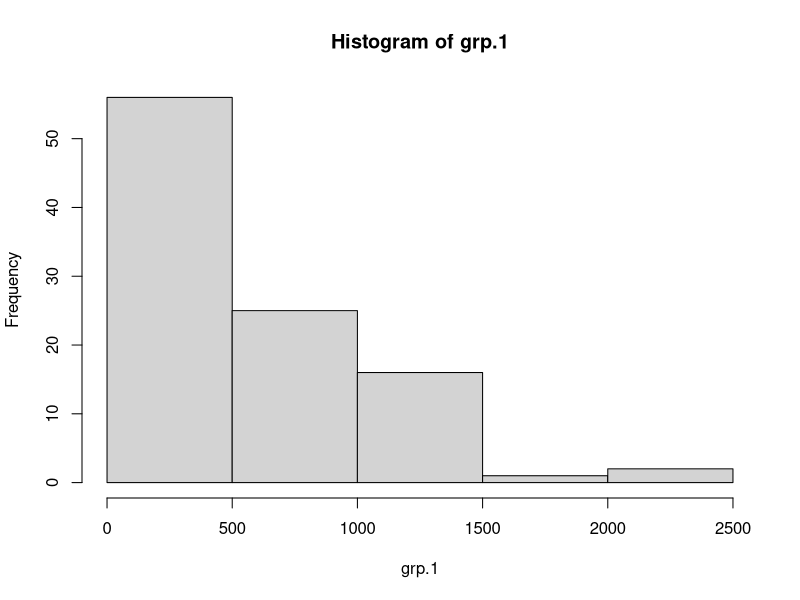
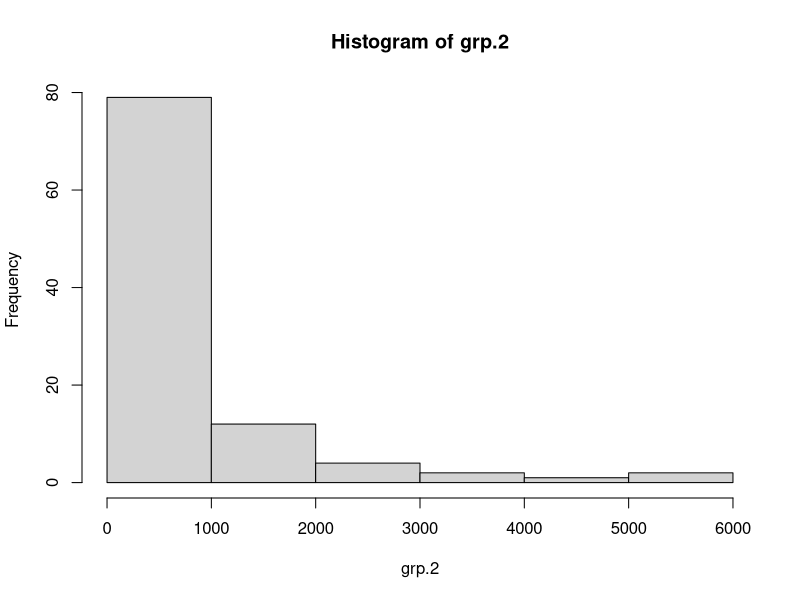
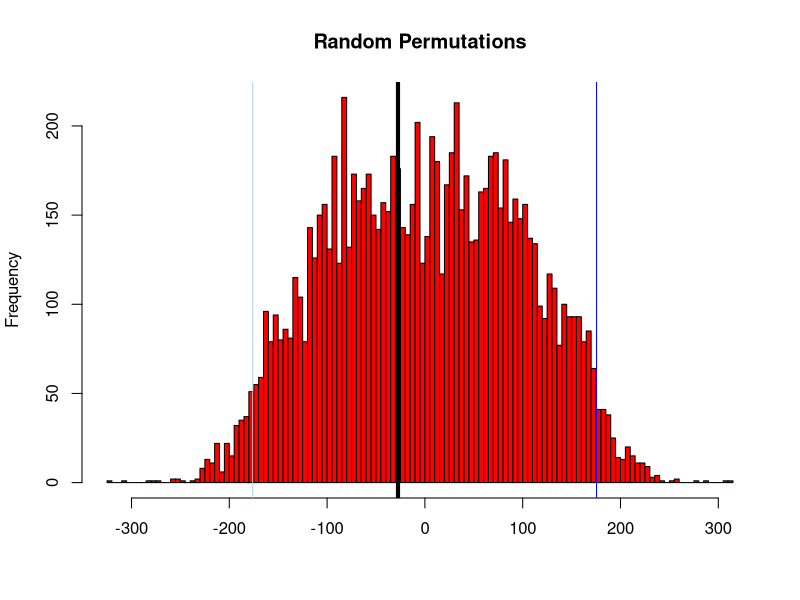

R code for these plots, in order:
# Setup the data
set.seed(3) 
grp.1 <- round(rlnorm(100, 6)) # With Widget
grp.2 <- round(rlnorm(100, 6)) # Original page

hist(grp.1)
hist(grp.2)

data <- c(grp.1, grp.2)

l1 <- length(grp.1)
l2 <- length(grp.2)
lt <- l1+l2
#this comment

test.diff <- median(grp.1) - median(grp.2)


it <- function(n){
  M = NULL
  for(i in 1:n){
    s = sample(data, lt, FALSE)
    m1 = median(s[1:l1]) - median(s[(l1+1):lt])
    M = c(M,m1)
  }
  return(M)
}

examples <- it(10000)

par(mfrow=c(1,1))
hist(examples, col = "red", breaks = 100, main="Random Permutations", xlab="")
abline(v = test.diff, col = "black", lwd = 4)
abline(v=quantile(examples,0.025), col="lightblue")
abline(v=quantile(examples,0.975),col="blue")


# 1 tail
(sum(examples<test.diff))/(10000)


